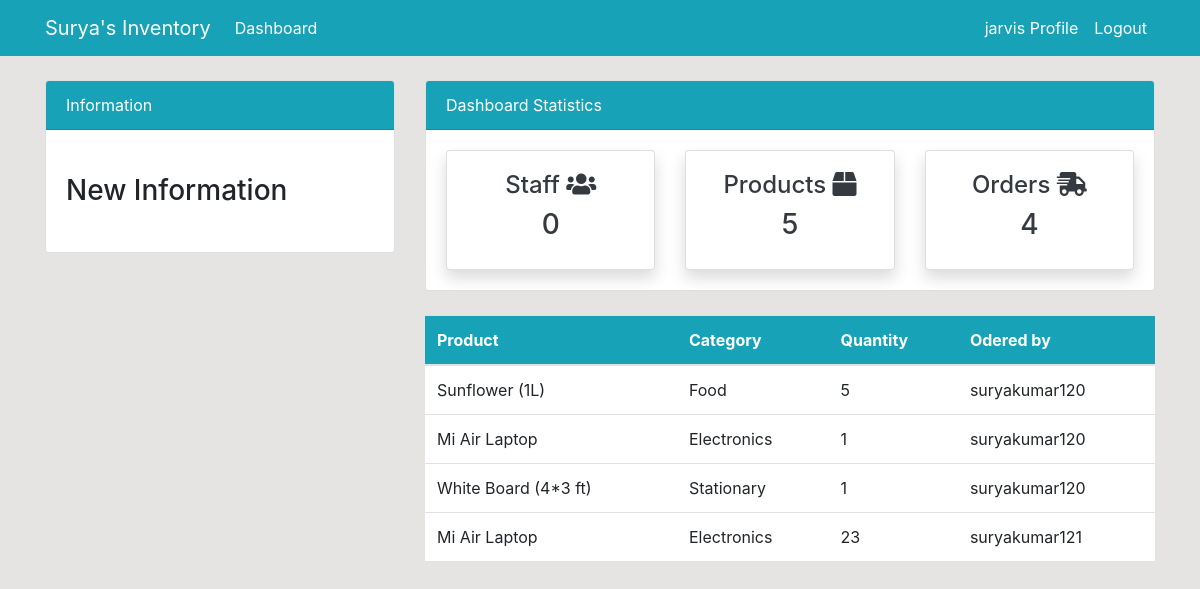
/order/ (signed in), run on the app's committed database.
### dashboard/models.py (models this page shows, shortened)
class Order(models.Model):
    name = models.ForeignKey(Product, on_delete=models.CASCADE, null=True)
    customer = models.ForeignKey(User, on_delete=models.CASCADE, null=True)
    order_quantity = models.PositiveIntegerField(null=True)

class Product(models.Model):
    name = models.CharField(max_length=100, null=True)
    quantity = models.PositiveIntegerField(null=True)
    category = models.CharField(max_length=50, choices=CATEGORY, null=True)
    def __str__(self):
        return f'{self.name}'

### dashboard/views.py (the view)
# urls.py: path('order/', views.order, name='dashboard-order'),
@login_required(login_url='user-login')
def order(request):
    order = Order.objects.all()
    order_count = order.count()
    customer = User.objects.filter(groups=2)
    customer_count = customer.count()
    product = Product.objects.all()
    product_count = product.count()
    context = {
        'order': order,
        'customer_count': customer_count,
        'product_count': product_count,
        'order_count': order_count,
    }
    return render(request, 'dashboard/order.html', context)

### templates/dashboard/order.html (shortened to what this page needs)
{% extends 'partials/base.html' %}
{% block content %}
{% include 'partials/topside.html' %}
<div class="row my-4">
    <div class="col-md-4"></div>
    <div class="col-md-8">
        <table class="table bg-white">
            <thead class="bg-info text-white">
                <tr>
                    <th scope="col">Product</th>
                    <th scope="col">Category</th>
                    <th scope="col">Quantity</th>
                    <th scope="col">Odered by</th>
                </tr>
            </thead>
            <tbody>
                {% for order in order %}
                <tr>
                    <td>{{ order.name }}</td>
                    <td>{{ order.name.category }}</td>
                    <td>{{ order.order_quantity }}</td>
                    <td>{{ order.customer.username }}</td>
                </tr>
                {% endfor %}
            </tbody>
        </table>
    </div>
</div>
{% endblock %}

### templates/partials/nav.html (shortened to what this page needs)
<nav class="navbar navbar-expand-lg navbar-info bg-info">
    <div class="container">
        {% if user.is_authenticated %}
        <a class="navbar-brand text-white" href="{% url 'dashboard-index' %}">Surya's Inventory</a>
        <div class="collapse navbar-collapse" id="navbarSupportedContent">
            <ul class="navbar-nav mr-auto">
                <li class="nav-item active">
                    <a class="nav-link text-white" href="{% url 'dashboard-index' %}">Dashboard </a>
                </li>
            </ul>
            <ul class="navbar-nav ml-auto">
                <li class="nav-item active">
                    <a class="nav-link text-white" href="{% url 'user-profile' %}">{{ user.username }} Profile
                        <span class="sr-only">(current)</span></a>
                </li>
                <li class="nav-item">
                    <a class="nav-link text-white" href="{% url 'user-logout' %}">Logout</a>
                </li>
            </ul>
            {% endif %}
        </div>
    </div>
</nav>

### static/style.css (style rules this page uses)
body { background: rgb(230, 227, 227); }

### data on the page
Order: name "Sunflower (1L)", name.category "Food", order_quantity "5", customer.username "suryakumar120"
Order: name "Mi Air Laptop", name.category "Electronics", order_quantity "1", customer.username "suryakumar120"
Order: name "White Board (4*3 ft)", name.category "Stationary", order_quantity "1", customer.username "suryakumar120"
Order: name "Mi Air Laptop", name.category "Electronics", order_quantity "23", customer.username "suryakumar121"

### other printed values
{{ user.username }} "jarvis"
{{ customer_count }} "0"
{{ product_count }} "5"
{{ order_count }} "4"
